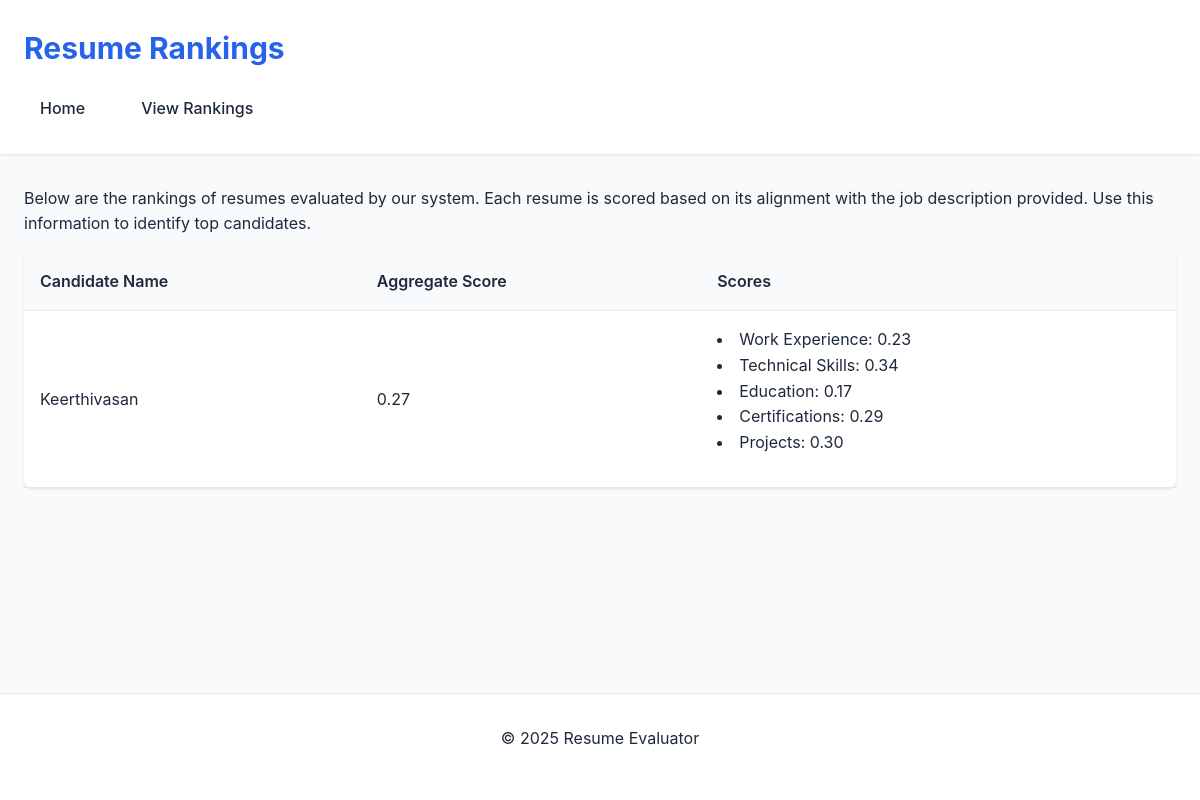
Before: /rankings with the older database file.
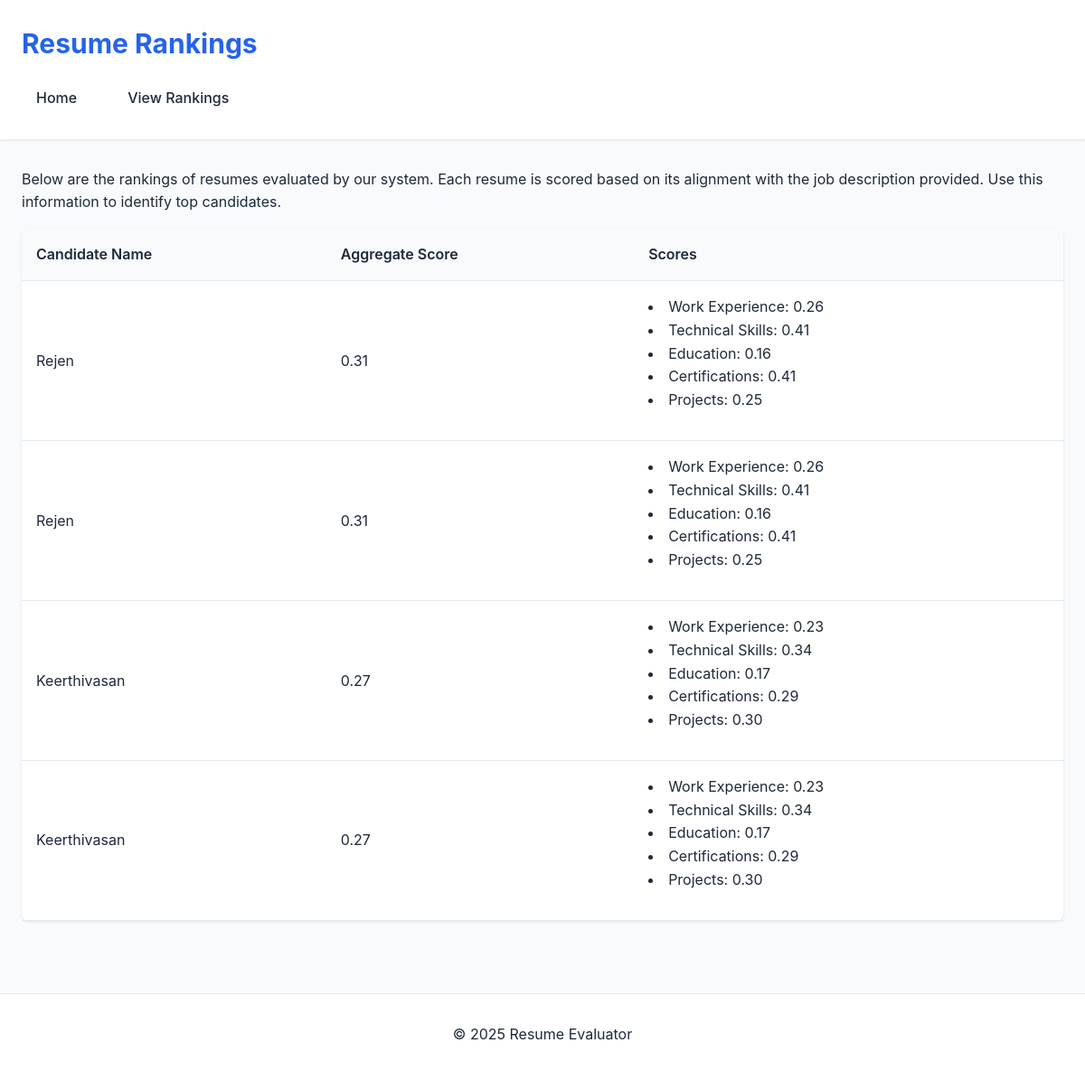
After: the same page with the newer database file.
### tables this page shows
CREATE TABLE resume_scores (
            id INTEGER PRIMARY KEY AUTOINCREMENT,
            filename TEXT,
            scores TEXT,  -- Store scores as a JSON string
            aggregate_score REAL
        );

### resume/app.py (the view)
@app.route('/rankings')
def view_rankings():
    conn = sqlite3.connect('scores.db')
    c = conn.cursor()
    c.execute('SELECT filename, scores, aggregate_score FROM resume_scores ORDER BY aggregate_score DESC')
    rankings = c.fetchall()  # Fetch all rankings
    conn.close()
    for i in range(len(rankings)):
        filename, scores_json, aggregate_score = rankings[i]
        scores = eval(scores_json)  # Convert JSON string back to dictionary
        rankings[i] = (filename, scores, aggregate_score)  # Update the tuple
    return render_template('rankings.html', rankings=rankings)

### resume/templates/rankings.html (shortened to what this page needs)
<!DOCTYPE html>
<html lang="en">
<head>
    <link rel="stylesheet" href="{{ url_for('static', filename='styles.css') }}">
</head>
<body>
    <header>
        <h1>Resume Rankings</h1>
        <nav>
            <a href="/company_dashboard">Home</a>
            <a href="/rankings">View Rankings</a>
        </nav>
    </header>
    <main>
        <p>Below are the rankings of resumes evaluated by our system. Each resume is scored based on its alignment with the job description provided. Use this information to identify top candidates.</p>
        <table>
            <thead>
                <tr>
                    <th>Candidate Name</th>
                    <th>Aggregate Score</th>
                    <th>Scores</th>
                </tr>
            </thead>
            <tbody>
                {% for filename, scores, aggregate_score in rankings %}
                <tr>
                    <td>{{ filename }}</td>
                    <td>{{ '%.2f' | format(aggregate_score) }}</td>
                    <td>
                        <ul>
                            {% for section, score in scores.items() %}
                                <li>{{ section }}: {{ '%.2f' | format(score) }}</li>
                            {% endfor %}
                        </ul>
                    </td>
                </tr>
                {% endfor %}
            </tbody>
        </table>
    </main>
    <footer>
        <p>&copy; 2025 Resume Evaluator</p>
    </footer>
</body>
</html>

### resume/static/styles.css (style rules this page uses)
:root { --primary-color: #2563eb; --secondary-color: #1e40af; --background-color: #f8fafc; --text-color: #1e293b; --border-color: #e2e8f0; --success-color: #10b981; --error-color: #ef4444; }
* { margin: 0; padding: 0; box-sizing: border-box; font-family: 'Inter', -apple-system, BlinkMacSystemFont, 'Segoe UI', Roboto, sans-serif; }
html, body { height: 100%; }
body { background-color: var(--background-color); color: var(--text-color); line-height: 1.6; display: flex; flex-direction: column; min-height: 100vh; }
header { background-color: white; padding: 1.5rem; box-shadow: 0 1px 3px rgba(0, 0, 0, 0.1); margin-bottom: 2rem; }
header h1 { color: var(--primary-color); font-size: 1.875rem; font-weight: 700; margin-bottom: 1rem; }
nav { display: flex; gap: 1.5rem; }
nav a { color: var(--text-color); text-decoration: none; font-weight: 500; padding: 0.5rem 1rem; border-radius: 0.375rem; transition: all 0.2s; }
main { max-width: 1200px; margin: 0 auto; padding: 0 1.5rem 3rem; flex: 1 0 auto; width: 100%; }
p { margin-bottom: 1rem; color: var(--text-color); }
table { width: 100%; background-color: white; border-radius: 0.5rem; box-shadow: 0 1px 3px rgba(0, 0, 0, 0.1); border-collapse: collapse; margin-bottom: 2rem; }
th, td { padding: 1rem; text-align: left; border-bottom: 1px solid var(--border-color); }
th { background-color: var(--background-color); font-weight: 600; }
ul { list-style-position: inside; margin-bottom: 1rem; }
footer { text-align: center; padding: 2rem; background-color: white; border-top: 1px solid var(--border-color); color: var(--text-color); flex-shrink: 0; margin-top: auto; }

Changed rows visible on the page:
added resume_scores: filename "Rejen", aggregate_score "0.31", scores "Work Experience" "Technical Skills" "Education" "Certifications" "Projects", score "0.26" "0.41" "0.16" "0.41" "0.25"
added resume_scores: filename "Rejen", aggregate_score "0.31", scores "Work Experience" "Technical Skills" "Education" "Certifications" "Projects", score "0.26" "0.41" "0.16" "0.41" "0.25"
added resume_scores: filename "Keerthivasan", aggregate_score "0.27", scores "Work Experience" "Technical Skills" "Education" "Certifications" "Projects", score "0.23" "0.34" "0.17" "0.29" "0.30"
